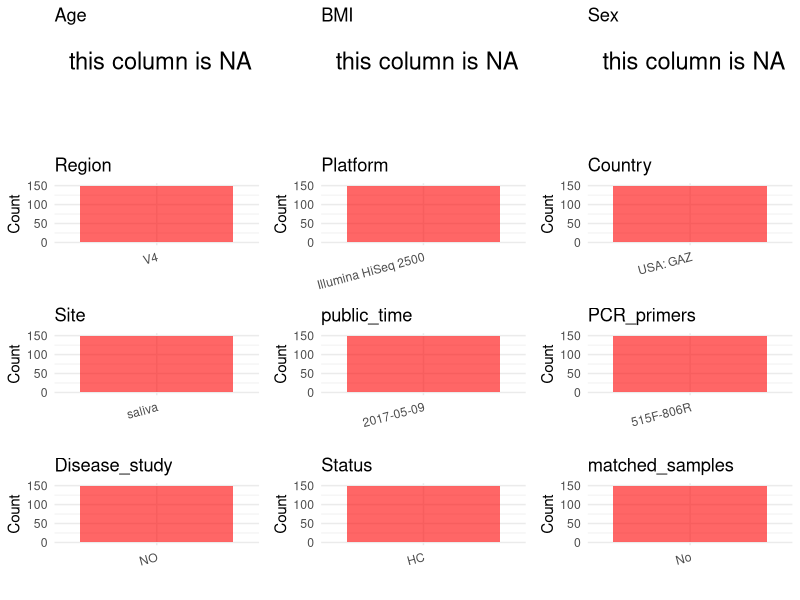

Reproduce this figure in R. (Note: this script raises an error after producing the figure.)
## ---- chunk 1
# Load necessary libraries
library(dplyr)
library(ggplot2)
library(cowplot)

# Set working directory (update this path to your local directory)
setwd("D:/oral_project/PRJEB13898")

# Read the initial metadata files
initial_meta<-read.csv("SraRunTable.csv",header = T)

# Combine the two metadata files
#meta <- rbind(initial_meta, initial_meta1)

#Remove entries non-oral samples
#initial_meta <- subset(initial_meta,isolate %in% c("saliva","tongue coat"))

# Check the number of samples containing "HT" in Sample.Name (e.g., healthy controls)
#nrow(subset(meta, grepl("HT", Sample.Name)))

# Display the first few rows of the metadata
head(initial_meta)
## ---- chunk 2
# Create a uniform metadata dataframe
metadata <- data.frame(
  BioProject = initial_meta$BioProject,
  Run = initial_meta$Run,
  sample_name = initial_meta$host_subject_id,
  Age = NA,
  BMI = NA,
  Sex = NA,
  Region = initial_meta$target_subfragment..exp.,
  Platform = initial_meta$Instrument,
  Country = initial_meta$COUNTRY,
  Site = initial_meta$sample_type,
  public_time = "2017-05-09",
  PCR_primers = "515F-806R",
  stringsAsFactors = FALSE
)
## ---- chunk 3
# Add information obtained from the publication
metadata$title <- "Comparison of Oral Collection Methods for Studies of Microbiota"
metadata$Disease_study <- "NO"
# Assign disease status based on sample_name patterns
metadata$Status <- "HC"

#get subjects id with Saliva available
keep_subjects<-subset(metadata,Site %in% "saliva")
#remove subjects without Saliva samples
metadata<-subset(metadata,sample_name %in% keep_subjects$sample_name)
#get subjects sampling counts
sample_counts <- table(metadata$sample_name)
# Create matched_samples column, any subjects have >=2 samples will be label "YES", otherwise "NO"
metadata$matched_samples="No"
## ---- chunk 4
# Check the number of unique runs and sample names
print(paste("Number of unique runs:", length(unique(metadata$Run))))
print(paste("Number of unique sample names:", length(unique(metadata$sample_name))))
## ---- chunk 5
# Select columns for visualization
plot_data <- metadata %>%
  select(-BioProject, -Run, -sample_name, -title)

# Function to create simple plots for each column
create_simple_plots <- function(data) {
  plots <- list()
  
  for (col in colnames(data)) {
    # Check if the column is all NA
    if (all(is.na(data[[col]]))) {
      # Create an empty plot with text indicating all NA
      p <- ggplot() +
        annotate("text", x = 0.5, y = 0.5, label = "this column is NA", size = 6) +
        labs(title = col) +
        theme_void()
    } else if (is.numeric(data[[col]])) {
      # Numeric variable: histogram
      p <- ggplot(data, aes(x = .data[[col]])) +
        geom_histogram(fill = "blue", alpha = 0.6, bins = 20, na.rm = TRUE) +
        labs(title = col) +
        theme_minimal()
    } else {
      # Categorical variable: bar plot (remove NA values)
      count_data <- as.data.frame(table(data[[col]], useNA = "ifany"))
      p <- ggplot(count_data, aes(x = reorder(Var1, -Freq), y = Freq)) +
        geom_col(fill = "red", alpha = 0.6) +
        labs(title = col, x = NULL, y = "Count") +
        theme_minimal() +
        theme(axis.text.x = element_text(angle = 15, hjust = 1))
    }
    plots[[col]] <- p
  }
  
  return(plots)
}

# Generate and arrange plots
plots <- create_simple_plots(plot_data)
p<-plot_grid(plots$Age, 
          plots$BMI, 
          plots$Sex, 
          plots$Region, 
          plots$Platform, 
          plots$Country, 
          plots$Site,
          plots$public_time, 
          plots$PCR_primers,
          plots$Disease_study,
          plots$Status,
          plots$matched_samples,# add 
          ncol = 3, align = "hv", axis = "lb")
ggsave("Metadata_Summary.png", plot = p, width = 8, height = 6, dpi = 150)
## ---- chunk 6
knitr::include_graphics("Metadata_Summary.png")
## ---- chunk 7
# Reorder columns to match the desired format
metadata <- metadata[, c(
  "BioProject", "Run", "sample_name", "Age", "BMI", "Sex", 
  "Region", "Platform", "Country", "Site", "public_time", 
  "PCR_primers", "title", "Disease_study", "Status","matched_samples"
)]

# Export the uniform metadata to a CSV file
write.csv(metadata, file = "metadata.csv", quote = FALSE)
head(metadata)
